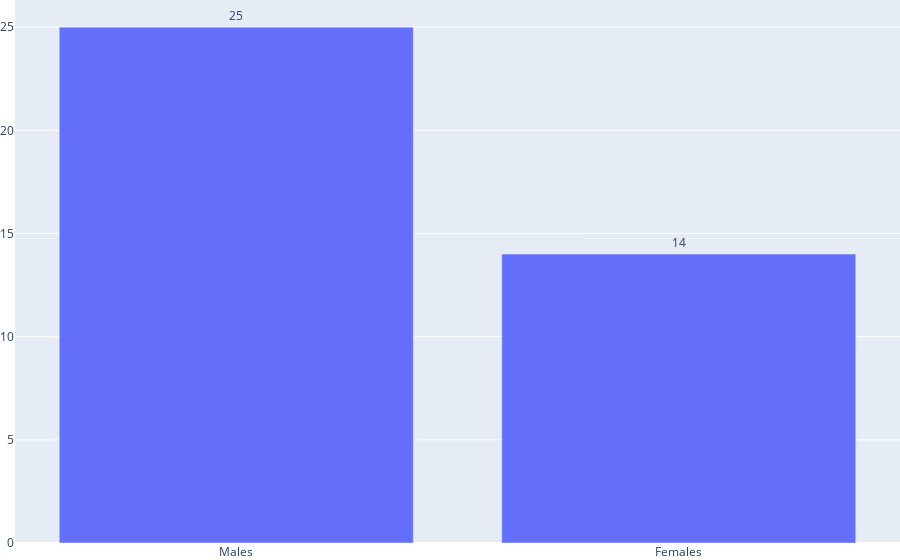

Notebook source saved alongside this figure:
### Code cell
import plotly
import plotly.graph_objects as go
import numpy as np

classify_males = df1[df1['gender'] == 'Male']
count_males = len(classify_males)

classify_females = df1[df1['gender'] == 'Female']
count_females = len(classify_females)

labels2 = ['Males', 'Females']
values2 = [count_males, count_females]

fig = go.Figure(data=[go.Bar(x=labels2, y=values2, text = [f'{count_males}', f'{count_females}'], textposition = 'outside')])


fig.update_layout(margin=dict(t = 0, b=0, l=0, r=0), boxgap=0.25,
boxgroupgap=0.25)

fig.show()

### Figure 1 — Plotly figure (JSON) as saved in the notebook; plotly's stock layout.template omitted (floating-point values rounded to 4 significant figures)
{"data": [{"text": ["25", "14"], "textposition": "outside", "type": "bar", "x": ["Males", "Females"], "y": [25, 14]}], "layout": {"boxgap": 0.25, "boxgroupgap": 0.25, "margin": {"b": 0, "l": 0, "r": 0, "t": 0}}}
